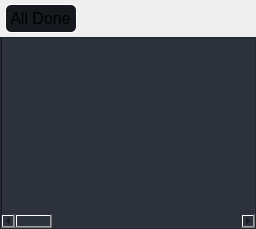
                <widget class="QWidget" name="newDataTableContainer">
                 <attribute name="icon">
                  <iconset resource="resources.qrc">
                   <normaloff>:/icons_light/icons_light/table.svg</normaloff>
                   <normalon>:/icons_blue/icons_blue/table.svg</normalon>:/icons_light/icons_light/table.svg</iconset>
                 </attribute>
                 <attribute name="title">
                  <string>New EMTs</string>
                 </attribute>
                 <layout class="QVBoxLayout" name="verticalLayout_18">
                  <property name="spacing">
                   <number>0</number>
                  </property>
                  <property name="leftMargin">
                   <number>0</number>
                  </property>
                  <property name="topMargin">
                   <number>0</number>
                  </property>
                  <property name="rightMargin">
                   <number>0</number>
                  </property>
                  <property name="bottomMargin">
                   <number>0</number>
                  </property>
                  <item>
                   <widget class="QWidget" name="newTableSearchContainer" native="true">
                    <layout class="QHBoxLayout" name="horizontalLayout_14">
                     <property name="spacing">
                      <number>1</number>
                     </property>
                     <property name="leftMargin">
                      <number>5</number>
                     </property>
                     <property name="topMargin">
                      <number>4</number>
                     </property>
                     <property name="rightMargin">
                      <number>0</number>
                     </property>
                     <property name="bottomMargin">
                      <number>4</number>
                     </property>
                     <item>
                      <widget class="QWidget" name="widget_16" native="true">
                       <property name="styleSheet">
                        <string notr="true">background-color: rgb(255, 255, 255);
border-radius: 5px;</string>
                       </property>
                       <layout class="QHBoxLayout" name="horizontalLayout_4">
                        <property name="spacing">
                         <number>0</number>
                        </property>
                        <property name="leftMargin">
                         <number>1</number>
                        </property>
                        <property name="topMargin">
                         <number>1</number>
                        </property>
                        <property name="rightMargin">
                         <number>1</number>
                        </property>
                        <property name="bottomMargin">
                         <number>1</number>
                        </property>
                        <item>
                         <widget class="QFrame" name="frame_23">
                          <property name="enabled">
                           <bool>true</bool>
                          </property>
                          <property name="styleSheet">
                           <string notr="true">background-color: #16191d;</string>
                          </property>
                          <property name="frameShape">
                           <enum>QFrame::StyledPanel</enum>
                          </property>
                          <property name="frameShadow">
                           <enum>QFrame::Raised</enum>
                          </property>
                          <layout class="QVBoxLayout" name="verticalLayout_10">
                           <property name="spacing">
                            <number>0</number>
                           </property>
                           <property name="leftMargin">
                            <number>4</number>
                           </property>
                           <property name="topMargin">
                            <number>4</number>
                           </property>
                           <property name="rightMargin">
                            <number>5</number>
                           </property>
                           <property name="bottomMargin">
                            <number>4</number>
                           </property>
                           <item>
                            <widget class="QFrame" name="frame_24">
                             <property name="frameShape">
                              <enum>QFrame::StyledPanel</enum>
                             </property>
                             <property name="frameShadow">
                              <enum>QFrame::Raised</enum>
                             </property>
                             <layout class="QHBoxLayout" name="horizontalLayout_45">
                              <property name="spacing">
                               <number>0</number>
                              </property>
                              <property name="leftMargin">
                               <number>0</number>
                              </property>
                              <property name="topMargin">
                               <number>0</number>
                              </property>
                              <property name="rightMargin">
                               <number>0</number>
                              </property>
                              <property name="bottomMargin">
                               <number>0</number>
                              </property>
                              <item>
                               <widget class="QPushButton" name="pushButton_8">
                                <property name="font">
                                 <font>
                                  <pointsize>12</pointsize>
                                 </font>
                                </property>
                                <property name="text">
                                 <string>All Done</string>
                                </property>
                               </widget>
                              </item>
                             </layout>
                            </widget>
                           </item>
                          </layout>
                         </widget>
                        </item>
                       </layout>
                      </widget>
                     </item>
                     <item>
                      <spacer name="horizontalSpacer_9">
                       <property name="orientation">
                        <enum>Qt::Horizontal</enum>
                       </property>
                       <property name="sizeHint" stdset="0">
                        <size>
                         <width>40</width>
                         <height>20</height>
                        </size>
                       </property>
                      </spacer>
                     </item>
                    </layout>
                   </widget>
                  </item>
                  <item>
                   <widget class="QTableWidget" name="newDataTable">
                    <property name="font">
                     <font>
                      <weight>50</weight>
                      <bold>false</bold>
                     </font>
                    </property>
                    <property name="autoFillBackground">
                     <bool>false</bool>
                    </property>
                    <property name="styleSheet">
                     <string notr="true">background-color: #2c313c;
border-left: 2px solid rgb(22, 25, 29);
</string>
                    </property>
                    <property name="editTriggers">
                     <set>QAbstractItemView::NoEditTriggers</set>
                    </property>
                    <property name="alternatingRowColors">
                     <bool>false</bool>
                    </property>
                    <attribute name="horizontalHeaderVisible">
                     <bool>false</bool>
                    </attribute>
                    <attribute name="horizontalHeaderCascadingSectionResizes">
                     <bool>false</bool>
                    </attribute>
                    <attribute name="horizontalHeaderDefaultSectionSize">
                     <number>150</number>
                    </attribute>
                    <attribute name="horizontalHeaderHighlightSections">
                     <bool>true</bool>
                    </attribute>
                    <attribute name="horizontalHeaderStretchLastSection">
                     <bool>true</bool>
                    </attribute>
                    <attribute name="verticalHeaderVisible">
                     <bool>false</bool>
                    </attribute>
                    <attribute name="verticalHeaderShowSortIndicator" stdset="0">
                     <bool>true</bool>
                    </attribute>
                    <column>
                     <property name="text">
                      <string/>
                     </property>
                    </column>
                    <column>
                     <property name="text">
                      <string>Name</string>
                     </property>
                    </column>
                    <column>
                     <property name="text">
                      <string>Amount</string>
                     </property>
                    </column>
                    <column>
                     <property name="text">
                      <string>Memo</string>
                     </property>
                    </column>
                    <column>
                     <property name="text">
                      <string>Date</string>
                     </property>
                    </column>
                    <column>
                     <property name="text">
                      <string>Ref_ID</string>
                     </property>
                    </column>
                   </widget>
                  </item>
                 </layout>
                </widget>
